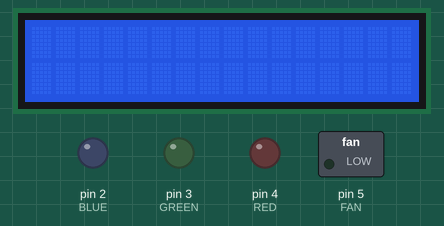
A sketch run on a simulated Arduino Mega 2560, built with avr-gcc and run on an emulated ATmega2560. Parts: 16×2 character LCD, switched loads named in the sketch (green lamp = pin HIGH), output pins drawn as LEDs (lit = HIGH). Pins used as bus, display or sensor lines are not drawn; what the sketch prints to the serial monitor is not drawn.

Above: at 0.1 s.
At 9.2 s:
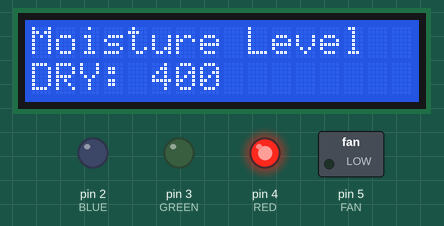
Timing chart, 0 to 123.9 s (numbered marks = the images above):
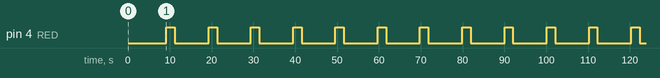

The sketch:

CIS321FinalProject.ino
```cpp
#include <LiquidCrystal.h>

// creating the LED variables and other supplies
const byte sPower = 53;
const byte BLUE = 2;
const byte GREEN = 3;
const byte RED = 4;
const byte FAN = 5;
String status;
int TIMER = 10; // amount of time in seconds (change to debug or whatnot)
int cycle;

// instantiating the LCD screen
const int rs = 8, en = 9, d4 = 10, d5 = 11, d6 = 12, d7= 13;
LiquidCrystal lcd(rs, en, d4, d5, d6, d7);

void setup()
{
    pinMode(BLUE, OUTPUT);
    pinMode(RED,OUTPUT);
    pinMode(GREEN, OUTPUT);
    pinMode(A1, INPUT);
    pinMode(sPower, OUTPUT);
    pinMode(FAN, OUTPUT);
    digitalWrite(sPower, LOW); // turn soil sensor off to begin with
    cycle = TIMER - 1; // start the countdown
    lcd.begin(16, 2); // 16 columns and 2 rows
    Serial.begin(9600);
    }

void loop()
{
    lcd.clear();
  	int mMoisture = 400;
    digitalWrite(sPower, HIGH); // turn soil sensor on
    delay(10); // turn the sensor on and wait a second
    if(cycle <=0) {
      // if the moisture value is greater than or equal to 400, turn on the red light
      if(mMoisture >= 400) {
      digitalWrite(GREEN, LOW);
      digitalWrite(BLUE, LOW);
      digitalWrite(RED, HIGH);
      analogWrite(FAN, 0); // set the fan to 0% duty cycle (off)
      status = "DRY"; // create a message for the LCD screen
    }
    // if the moisture is "just right", turn on the green LED and the fan on 70%
    else if (mMoisture >= 300 && mMoisture < 400) {
      digitalWrite(GREEN, HIGH);
      digitalWrite(BLUE, LOW);
      digitalWrite(RED, LOW);
      analogWrite(FAN, 192); // set the fan to 70% duty cycle (middle setting)
      status = "STABLE";
    }
    // if moisture is less than 300, turn on the blue LED, turn the fan on 100%
    else if (mMoisture < 300) {
      digitalWrite(GREEN, LOW);
      digitalWrite(BLUE, HIGH);
      digitalWrite(RED, LOW);
      analogWrite(FAN, 255); // set the fan to 100% duty cycle (full power)
      status = "WET";
    }
    lcd.setCursor(0, 0);
    lcd.print("Moisture Level"); // print on the first line of the LCD screen
    lcd.setCursor(0,1);
    lcd.print(status); // print the status message on the second line
    lcd.print(": ");
    lcd.print(mMoisture); // print the moisture level next to the status
    Serial.print(status);
    Serial.print(": ");
    Serial.println(mMoisture); // display the same information on the serial monitor
    digitalWrite(sPower, LOW); // turn off soil sensor
    delay(1000);
    cycle = TIMER - 1;  // continue countdown
  }
  else {
    // if cycle hasn't finished, wait 10 seconds and turn off LEDs
    delay(10);
    digitalWrite(GREEN, LOW);
    digitalWrite(BLUE, LOW);
    digitalWrite(RED, LOW);
  }
  Serial.println(cycle); // debugging cycle
  cycle--;
  delay(990); // decrement cycle and wait a second (1 minute - 10 sec for reading)
}
```

Measured:
- by itself, pin 4 (RED): alternates HIGH for 2.0 s and LOW for 8.1 s
- by itself, everything shown: repeats every 10.1 s, in 3 steps
